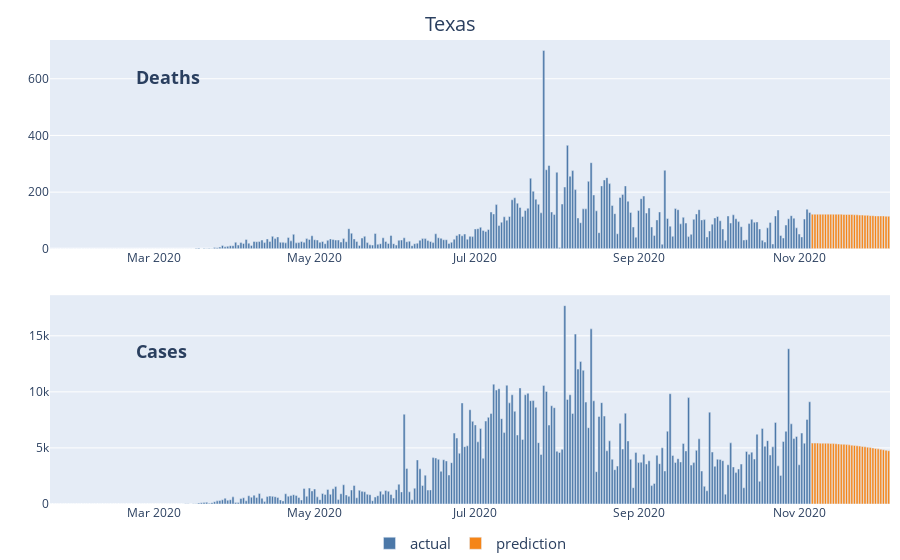

The notebook cell this image was saved under:
### Markdown cell above
Daily bar graph:

### Code cell
figs[1]

### Figure 1 — Plotly figure (JSON) as saved in the notebook; plotly's stock layout.template omitted (floating-point values rounded to 4 significant figures; data arrays with more than 128 entries replaced by an {"elided": "..."} marker saying what was removed)
{"data": [{"marker": {"color": "#4C78A8"}, "name": "actual", "showlegend": true, "type": "bar", "x": {"elided": "289 str values"}, "xaxis": "x", "y": {"elided": "289 int values"}, "yaxis": "y"}, {"marker": {"color": "#F58518"}, "name": "prediction", "showlegend": true, "type": "bar", "x": ["2020-11-06T00:00:00", "2020-11-07T00:00:00", "2020-11-08T00:00:00", "2020-11-09T00:00:00", "2020-11-10T00:00:00", "2020-11-11T00:00:00", "2020-11-12T00:00:00", "2020-11-13T00:00:00", "2020-11-14T00:00:00", "2020-11-15T00:00:00", "2020-11-16T00:00:00", "2020-11-17T00:00:00", "2020-11-18T00:00:00", "2020-11-19T00:00:00", "2020-11-20T00:00:00", "2020-11-21T00:00:00", "2020-11-22T00:00:00", "2020-11-23T00:00:00", "2020-11-24T00:00:00", "2020-11-25T00:00:00", "2020-11-26T00:00:00", "2020-11-27T00:00:00", "2020-11-28T00:00:00", "2020-11-29T00:00:00", "2020-11-30T00:00:00", "2020-12-01T00:00:00", "2020-12-02T00:00:00", "2020-12-03T00:00:00", "2020-12-04T00:00:00", "2020-12-05T00:00:00"], "xaxis": "x", "y": [122, 122, 122, 122, 122, 122, 122, 122, 122, 122, 122, 122, 121, 121, 121, 121, 120, 120, 119, 119, 118, 118, 117, 117, 116, 116, 116, 116, 115, 115], "yaxis": "y"}, {"marker": {"color": "#4C78A8"}, "name": "actual", "showlegend": false, "type": "bar", "x": {"elided": "289 str values"}, "xaxis": "x2", "y": {"elided": "289 int values"}, "yaxis": "y2"}, {"marker": {"color": "#F58518"}, "name": "prediction", "showlegend": false, "type": "bar", "x": ["2020-11-06T00:00:00", "2020-11-07T00:00:00", "2020-11-08T00:00:00", "2020-11-09T00:00:00", "2020-11-10T00:00:00", "2020-11-11T00:00:00", "2020-11-12T00:00:00", "2020-11-13T00:00:00", "2020-11-14T00:00:00", "2020-11-15T00:00:00", "2020-11-16T00:00:00", "2020-11-17T00:00:00", "2020-11-18T00:00:00", "2020-11-19T00:00:00", "2020-11-20T00:00:00", "2020-11-21T00:00:00", "2020-11-22T00:00:00", "2020-11-23T00:00:00", "2020-11-24T00:00:00", "2020-11-25T00:00:00", "2020-11-26T00:00:00", "2020-11-27T00:00:00", "2020-11-28T00:00:00", "2020-11-29T00:00:00", "2020-11-30T00:00:00", "2020-12-01T00:00:00", "2020-12-02T00:00:00", "2020-12-03T00:00:00", "2020-12-04T00:00:00", "2020-12-05T00:00:00"], "xaxis": "x2", "y": [5430, 5431, 5430, 5428, 5423, 5417, 5408, 5398, 5386, 5372, 5356, 5338, 5319, 5297, 5274, 5249, 5223, 5195, 5166, 5134, 5102, 5068, 5032, 4996, 4958, 4918, 4878, 4836, 4794, 4750], "yaxis": "y2"}], "layout": {"annotations": [{"font": {"size": 18}, "showarrow": false, "text": "<b>Deaths</b>", "x": 0.1, "xanchor": "left", "xref": "paper", "y": 0.95, "yref": "paper"}, {"font": {"size": 18}, "showarrow": false, "text": "<b>Cases</b>", "x": 0.1, "xanchor": "left", "xref": "paper", "y": 0.3, "yref": "paper"}], "legend": {"font": {"size": 15}, "orientation": "h", "x": 0.5, "xanchor": "center", "y": -0.05}, "margin": {"b": 0, "l": 50, "r": 10, "t": 40}, "title": {"font": {"size": 20}, "text": "Texas", "x": 0.5, "y": 0.97}, "xaxis": {"anchor": "y", "domain": [0, 1]}, "xaxis2": {"anchor": "y2", "domain": [0, 1]}, "yaxis": {"anchor": "x", "domain": [0.55, 1]}, "yaxis2": {"anchor": "x2", "domain": [0, 0.45]}}}
